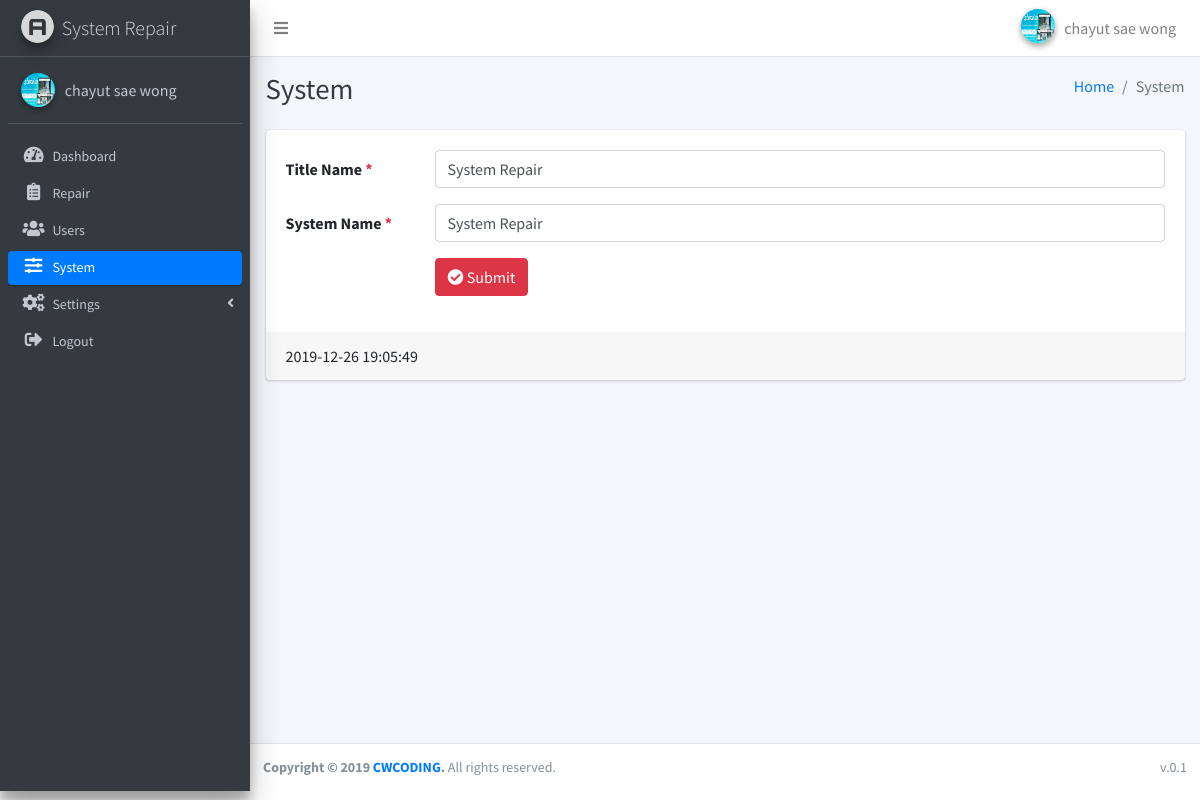
Page /index.php?page=system (signed in) on the committed database.
### tables this page shows
CREATE TABLE `system` (
  `id` int(11) NOT NULL,
  `title` varchar(100) NOT NULL,
  `name` varchar(100) NOT NULL,
  `updated_at` timestamp NOT NULL DEFAULT current_timestamp() ON UPDATE current_timestamp(),
  `created_at` timestamp NOT NULL DEFAULT current_timestamp()
);

### db_function/function.php (called while the page is built, shortened)
<?php
function fetch_all($fields, $table, $conditions = NULL , $req = NULL){
    global $conn;
    try{
        $stmt = $conn->prepare("SELECT $fields FROM `$table` $conditions ");
        if(!empty($req)){
            foreach($req as $key => $v){
                $stmt->bindParam(":".$key,$v);
            }
        }
        $result = $stmt->execute();
        $data = array();
        while($row = $stmt->fetch(PDO::FETCH_ASSOC)){
          $data[] = $row;
        }
    }catch(PDOException $e){
        echo "Error: " . $e->getMessage();
        die();
    }
    return $data;
}
?>

### index.php (the view, shortened to what this page needs)
<?php
require_once(realpath(dirname(__FILE__) ."/db_function/connection.php"));
require_once(realpath(dirname(__FILE__) ."/db_function/function.php"));
require_once("route.php");
if(empty($_GET["page"])){
  $page = "dashboard";
}else{
  $page = $_GET["page"];
}
$fields = "*";
$table = "system";
$req = array(
  "system_id" => 1
);
$value = " WHERE `id` = :system_id ";
$system = fetch_all($fields,$table,$value,$req);
if(!empty($system)){
  $system = $system[0];
}else{
  header("location:./");
  exit();
}
?>
<!DOCTYPE html>
<html lang="en">
<head>
  <link rel="stylesheet" href="https://code.ionicframework.com/ionicons/2.0.1/css/ionicons.min.css">
  <link rel="stylesheet" href="plugins/icheck-bootstrap/icheck-bootstrap.min.css">
  <link rel="stylesheet" href="plugins/fontawesome-free/css/all.min.css">
  <link rel="stylesheet" href="dist/css/adminlte.min.css">
   <link rel="stylesheet" href="plugins/sweetalert2-theme-bootstrap-4/bootstrap-4.min.css">
  <link rel="stylesheet" href="plugins/toastr/toastr.min.css">
  <link rel="stylesheet" href="plugins/datatables-bs4/css/dataTables.bootstrap4.css">
  <link rel="stylesheet" href="plugins/summernote/summernote-bs4.css">
</head>
<body class="hold-transition sidebar-mini">
  <div class="wrapper">
    <?php include("include/navbar.php");?>
   <?php include("include/sidebar.php");?>
    <?php include($app_route[$page]);?>
    <?php include("include/footer.php");?>
  </div>
</body>
</html>

### include/sidebar.php (shortened to what this page needs)
<?php
$arr_users = array("users","users/add","users/edit");
$arr_repair = array("repair","repair/add","repair/edit");
$arr_dashboard = array("dashboard");
$arr_system = array("system");
$arr_settings = array("category","type","brand","inventory", "inventory/add","inventory/edit","status");
?>
<aside class="main-sidebar sidebar-dark-primary elevation-4">
  <a href="./" class="brand-link">
    <img src="dist/img/AdminLTELogo.png" alt="AdminLTE Logo" class="brand-image img-circle elevation-3"
      style="opacity: .8">
    <span class="brand-text font-weight-light"><?php echo $system["name"];?></span>
  </a>
  <div class="sidebar os-host os-theme-light os-host-overflow os-host-overflow-y os-host-resize-disabled os-host-scrollbar-horizontal-hidden os-host-transition">
    <div class="user-panel mt-3 pb-3 mb-3 d-flex">
      <div class="image">
        <?php if(!empty($_SESSION["PROFILE"])){ ?>
        <?php if(file_exists("uploads/users/".$_SESSION["PROFILE"])){ ?>
        <img src="uploads/users/<?php echo $_SESSION["PROFILE"];?>" class="img-circle elevation-2" alt="Profile-img"
          style="max-width:34px; max-height:34px; min-width:34px; min-height:34px;">
        <?php }else{ ?>
        <img src="dist/img/avatar04.png" class="img-circle elevation-2" alt="User Image">
        <?php } ?>
        <?php }else{ ?>
        <img src="dist/img/avatar04.png" class="img-circle elevation-2" alt="User Image">
        <?php } ?>
      </div>
      <div class="info">
        <a href="?page=profile" class="d-block"><?php echo $_SESSION["FIRST_NAME"] ." ". $_SESSION["LAST_NAME"];?></a>
      </div>
    </div>
    <nav class="mt-2">
      <ul class="nav nav-pills nav-sidebar flex-column nav-compact nav-child-indent text-sm" data-widget="treeview" role="menu" data-accordion="false">
        <li class="nav-item">
          <a href="?page=dashboard" class="nav-link <?php if(in_array($page, $arr_dashboard)){echo "active"; }?>">
            <i class="nav-icon fas fa-tachometer-alt"></i>
            <p>
              Dashboard
            </p>
          </a>
        </li>
        <li class="nav-item">
          <a href="?page=repair" class="nav-link <?php if(in_array($page, $arr_repair)){echo "active"; }?>">
            <i class="nav-icon fas fa-clipboard-list"></i>
            <p>
              Repair
            </p>
          </a>
        </li>
        <li class="nav-item">
          <a href="?page=users" class="nav-link <?php if(in_array($page, $arr_users)){echo "active"; }?>">
            <i class="nav-icon fas fa-users"></i>
            <p>
              Users
            </p>
          </a>
        </li>
        <li class="nav-item">
          <a href="?page=system" class="nav-link <?php if(in_array($page, $arr_system)){echo "active"; }?>">
            <i class="nav-icon fas fa-sliders-h"></i>
            <p>
              System
            </p>
          </a>
        </li>
        <li class="nav-item has-treeview <?php if(in_array($page, $arr_settings)){echo "menu-open"; }?>">
          <a href="#" class="nav-link <?php if(in_array($page, $arr_settings)){echo "active"; }?>">
            <i class="nav-icon fas fa-cogs"></i>
            <p>
              Settings
              <i class="right fas fa-angle-left"></i>
            </p>
          </a>
        </li>
        <li class="nav-item">
          <a href="javascript:void(0);" class="nav-link" data-toggle="modal" data-target="#logoutModal">
            <i class="nav-icon fas fa-sign-out-alt"></i>
            <p>
              Logout
            </p>
          </a>
        </li>
      </ul>
    </nav>
  </div>
</aside>

### apps/system/index.php (shortened to what this page needs)
<div class="content-wrapper">
  <div class="content-header">
    <div class="container-fluid">
      <div class="row mb-2">
        <div class="col-sm-6">
          <h1 class="m-0 text-dark">System</h1>
        </div>
        <div class="col-sm-6">
          <ol class="breadcrumb float-sm-right">
            <li class="breadcrumb-item"><a href="./">Home</a></li>
            <li class="breadcrumb-item active">System</li>
          </ol>
        </div>
      </div>
    </div>
  </div>
  <section class="content">
    <div class="container-fluid">
      <div class="row">
        <div class="col-md-12">
          <div class="card">
            <div class="card-body">
              <form id="forminfo" class="form-horizontal" action="apps/system/do_system.php?action=update_system"
                method="POST" autocomplete="  off">
                <div class="form-group row">
                  <label for="username" class="col-sm-2 col-form-label">Title Name <span class="text-danger">*</span></label>
                  <div class="col-sm-10">
                    <input type="text" class="form-control" id="title" name="title"
                      value="<?php echo $system["title"];?>" placeholder="Title Name" required>
                  </div>
                </div>
                <div class="form-group row">
                  <label for="email" class="col-sm-2 col-form-label">System Name <span class="text-danger">*</span></label>
                  <div class="col-sm-10">
                    <input type="text" class="form-control" id="name" name="name"
                      value="<?php echo $system["name"];?>" placeholder="System Name" required>
                  </div>
                </div>
                <div class="form-group row">
                  <div class="offset-sm-2 col-sm-10">
                    <button type="submit" class="btn btn-danger"><i class="fas fa-check-circle"></i> Submit</button>
                  </div>
                </div>
              </form>
            </div>
            <div class="card-footer">
              <?php echo $system["updated_at"];?>
            </div>
          </div>
        </div>
      </div>
    </div>
  </section>
</div>

### rows in the picture
system: name "System Repair", title "System Repair", updated_at "2019-12-26 19:05:49"

### other values in the picture
$_SESSION["FIRST_NAME"] "chayut"
$_SESSION["LAST_NAME"] "sae wong"
